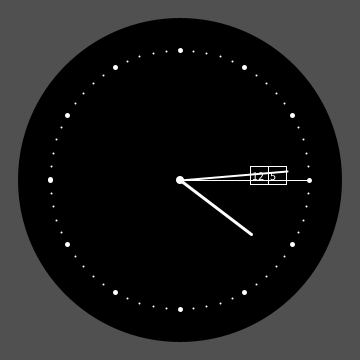
Frame 1 (no input)
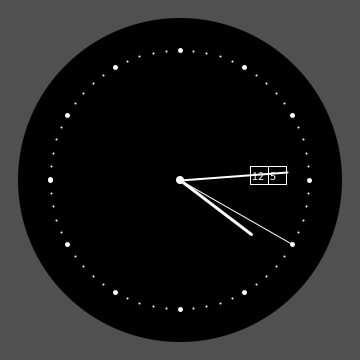
Frame 60 (the mouse pressed at the canvas centre just before this capture)
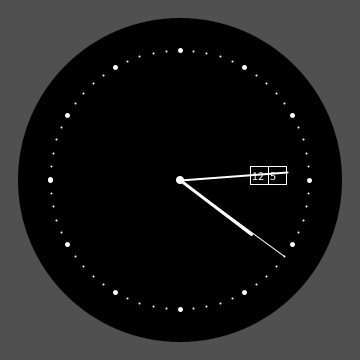
Frame 120 (the mouse held since frame 60 and released just before this capture)

The Processing sketch that drew these frames (run headless with seeded random() and noise(); from frame 60 on, the mouse is pressed at the canvas centre):

// Processing sketch: processing_171001
// ── processing_171001.pde

int cx, cy;
float sTimer, mTimer, hTimer, clockSize; 



void setup() {
  size(360, 360);
  stroke(255);

  int radius= min(width, height)/2;
  cx=width/2;
  cy=height/2;
  sTimer= radius*0.72;
  mTimer= radius*0.6;
  hTimer= radius*0.5;
  clockSize= radius*1.8;
}    
void draw() {
  background(80);
  pointer();
  digital();
}
void pointer() {
  //Draw clock
  noStroke();
  fill(0);
  ellipse(cx, cy, clockSize, clockSize);
  fill(255);
  ellipse(cx, cy, clockSize/40, clockSize/40);


  float s=map(second(), 0, 60, 0, TWO_PI)-HALF_PI;
  float m=map(minute()+norm(second(), 0, 60), 0, 60, 0, TWO_PI)-HALF_PI;
  float h=map(hour()+norm(minute(), 0, 60), 0, 24, 0, TWO_PI*2)-HALF_PI;

  stroke(255);
  strokeWeight(1);
  line(cx, cy, cx+cos(s)*sTimer, cy+sin(s)*sTimer);

  strokeWeight(2);
  line(cx, cy, cx+cos(m)*mTimer, cy+sin(m)*mTimer);

  strokeWeight(3);
  line(cx, cy, cx+cos(h)*hTimer, cy+sin(h)*hTimer);

  strokeWeight(2);
  beginShape(POINTS);
  for (int j=0; j<360; j+=6) {
    float angle=radians(j);
    float x=cx+cos(angle)*sTimer;
    float y=cy+sin(angle)*sTimer;
    vertex(x, y);
  }
  endShape();
  strokeWeight(5);
  beginShape(POINTS);
  for (int i=0; i<360; i+=30) {
    float angle=radians(i);
    float x=cx+cos(angle)*sTimer;
    float y=cy+sin(angle)*sTimer;
    vertex(x, y);
  }


  endShape();
}
void digital() {

 


  int d = day();
  int m = month();

  String s=String.valueOf(d);
  text(s, width*3/4, height/2);
  s = String.valueOf(m);
  text(s, width*7/10, height/2);
  for (int a=250; a<286; a+=18) {
    noFill();
    strokeWeight(1);
    rect(a, 166, 18, 18);
  }
}
